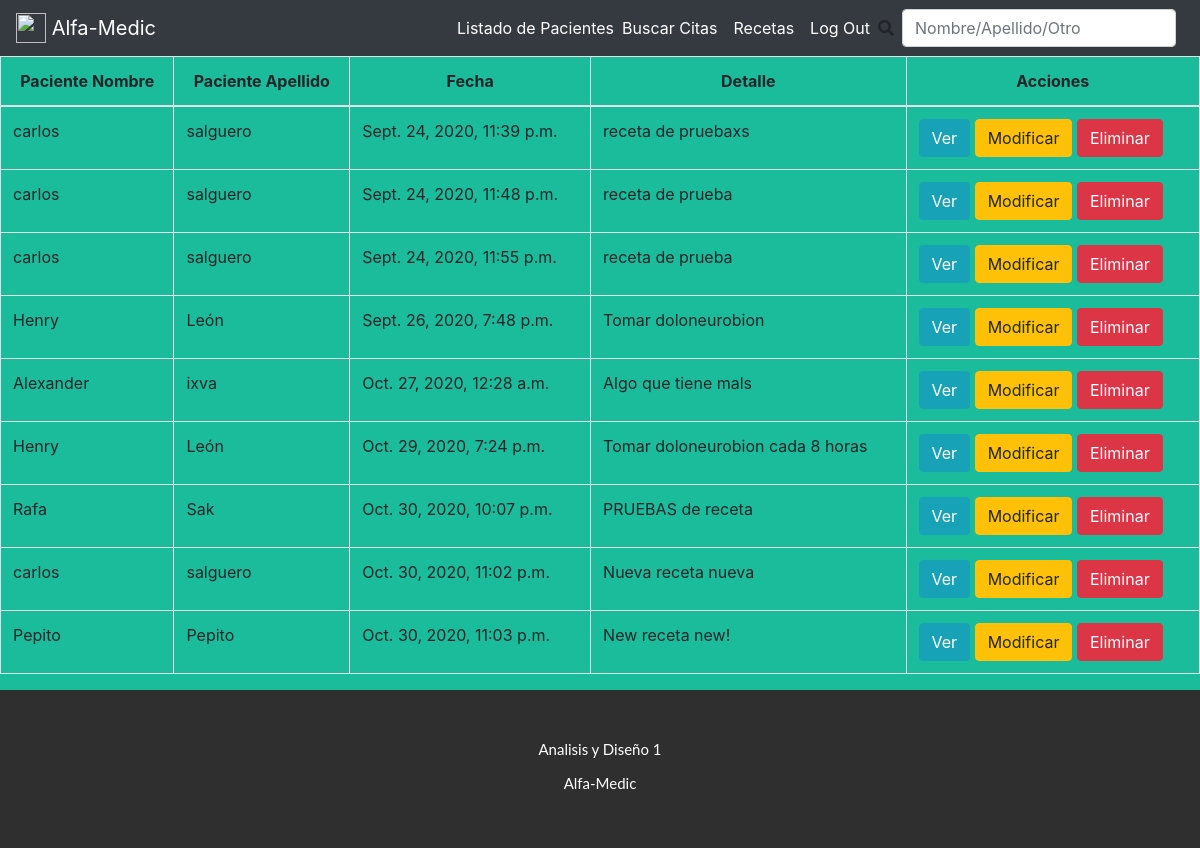
The app's page /recetas/ (signed in) with its own data.
### cita/models.py (models this page shows, shortened)
class Receta(models.Model):
    fecha = models.DateTimeField(auto_now_add=True)
    detalle_receta = models.CharField(max_length=300)
    cita = models.ForeignKey("Cita", related_name="recetas", on_delete=models.CASCADE, blank=True, null=True)
    paciente = models.ForeignKey(Paciente, related_name="recetasPaciente", on_delete=models.CASCADE, blank=True, null=True)
    def get_absolute_url(self):
        return reverse("receta_detail", kwargs={"pk": self.pk})

class Cita(models.Model):
    ESTADO_OPCIONES = [
        ('PENDIENTE', 'Pendiente'),
        ('ATENDIDA', 'Atendida'),
        ('CANCELADA', 'Cancelada'),
    ]
    fecha = models.DateTimeField(auto_now_add=True)
    fecha_cita = models.DateField()
    hora_cita = models.TimeField()
    estado = models.CharField(max_length=10, choices=ESTADO_OPCIONES, default='PENDIENTE')
    comentario = models.CharField(max_length=50)
    paciente = models.ForeignKey("users.Paciente", related_name="citas", on_delete=models.CASCADE)

### users/models.py (models this page shows, shortened)
class Paciente(models.Model):
    GENERO_OPCIONES = [
        ('MASCULINO', 'Masculino'),
        ('FEMENINO', 'Femenino'),
    ]
    nombre = models.CharField(max_length=100)
    apellido = models.CharField(max_length=100)
    telefono = models.CharField(max_length=50, blank=True, null=True)
    telefono_emergencia = models.CharField(max_length=50, blank=True, null=True)
    correo = models.CharField(max_length=100)
    fecha_nacimiento = models.DateField() #DateField(input_formats=settings.DATE_INPUT_FORMATS, null=True, blan=True) para introducir la fecha dd-mm-DDDD
    direccion = models.CharField(max_length=200)
    descripccion = models.CharField(max_length=500, blank=True, null=True)
    sexo = models.CharField(max_length=10, choices=GENERO_OPCIONES, default='FEMENINO')

### pages/views.py (the view)
# urls.py: path('recetas/', RecetasListView.as_view(), name="recetas"),
class RecetasListView(LoginRequiredMixin,ListView):
    login_url = '/notFound'
    model = Receta
    context_object_name="recetas"
    template_name='recetas/lista_de_recetas.html'

### templates/recetas/lista_de_recetas.html (shortened to what this page needs)
{% extends '_base.html' %}
{% load static %}
{% block content %}
    {% include 'recetas/recetas.html' %}
{% endblock content %}

### templates/recetas/recetas.html
{% load static %}
<div class="tabla-recetas">
<table class="table table-bordered">
  <thead>
    <tr>
      <th style="text-align: center;">Paciente Nombre</th>
      <th style="text-align: center;">Paciente Apellido</th>
      <th style="text-align: center;">Fecha</th>
      <th style="text-align: center;">Detalle</th>
      <th style="text-align: center;">Acciones</th>
    </tr>
  </thead>
  <tbody>
  <div class="recetas">
    {% for receta in recetas %}
    <tr>
        <div class="receta">
            {% if receta.cita.paciente.nombre %}
              <td>{{receta.cita.paciente.nombre}}</td>
            {% else %}
              <td>{{receta.paciente.nombre}}</td>
            {% endif %}
            {% if receta.cita.paciente.apellido %}
              <td>{{receta.cita.paciente.apellido}}</td>
            {% else %}
              <td>{{receta.paciente.apellido}}</td>
            {% endif %}
            <td>{{receta.fecha}}</td>
            <td>{{receta.detalle_receta}}</td>
            <td>
              <a href={{receta.get_absolute_url}} class="btn btn-info">Ver</a>
              <a href="{% url 'modificar_receta' receta.pk %}" class="btn btn-warning">Modificar</a>
              <a class="btn btn-danger" href="{% url 'eliminar_receta' receta.pk %}">Eliminar</a>
            </td>
        </div>
    </tr>
    {% endfor %}
    </div>
  </tbody>
</table>
</div>

### static/base.css (style rules this page uses)
html, body { height: 100%; }

### records on screen
Receta: paciente.nombre "carlos", paciente.apellido "salguero", fecha "Sept. 24, 2020, 11:39 p.m.", detalle_receta "receta de pruebaxs"
Receta: paciente.nombre "carlos", paciente.apellido "salguero", fecha "Sept. 24, 2020, 11:48 p.m.", detalle_receta "receta de prueba"
Receta: paciente.nombre "carlos", paciente.apellido "salguero", fecha "Sept. 24, 2020, 11:55 p.m.", detalle_receta "receta de prueba"
Receta: cita.paciente.nombre "Henry", cita.paciente.apellido "León", fecha "Sept. 26, 2020, 7:48 p.m.", detalle_receta "Tomar doloneurobion"
Receta: paciente.nombre "Alexander", paciente.apellido "ixva", fecha "Oct. 27, 2020, 12:28 a.m.", detalle_receta "Algo que tiene mals"
Receta: cita.paciente.nombre "Henry", cita.paciente.apellido "León", fecha "Oct. 29, 2020, 7:24 p.m.", detalle_receta "Tomar doloneurobion cada 8 horas"
Receta: cita.paciente.nombre "Rafa", cita.paciente.apellido "Sak", fecha "Oct. 30, 2020, 10:07 p.m.", detalle_receta "PRUEBAS de receta"
Receta: paciente.nombre "carlos", paciente.apellido "salguero", fecha "Oct. 30, 2020, 11:02 p.m.", detalle_receta "Nueva receta nueva"
Receta: paciente.nombre "Pepito", paciente.apellido "Pepito", fecha "Oct. 30, 2020, 11:03 p.m.", detalle_receta "New receta new!"
